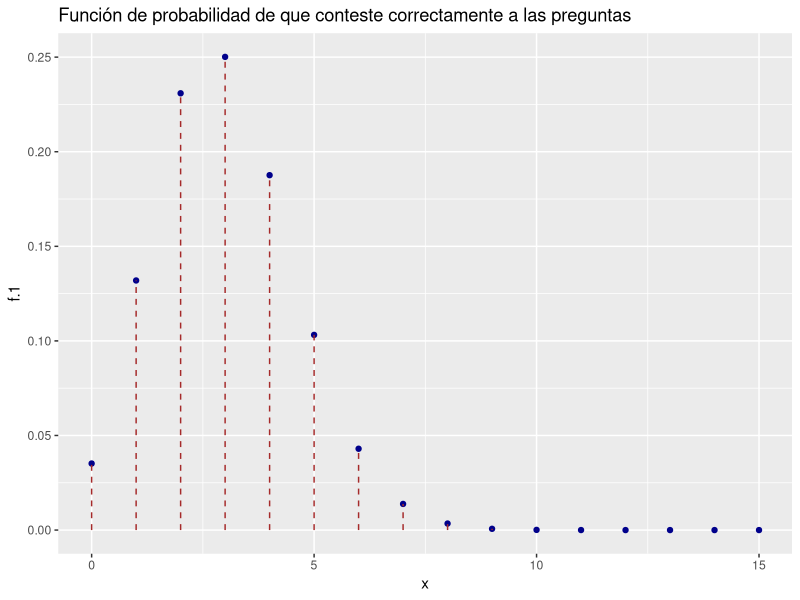
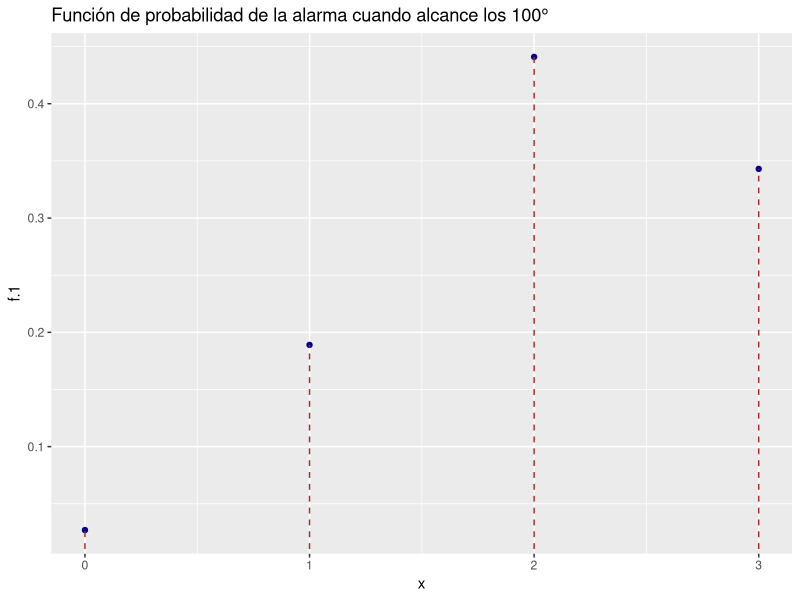
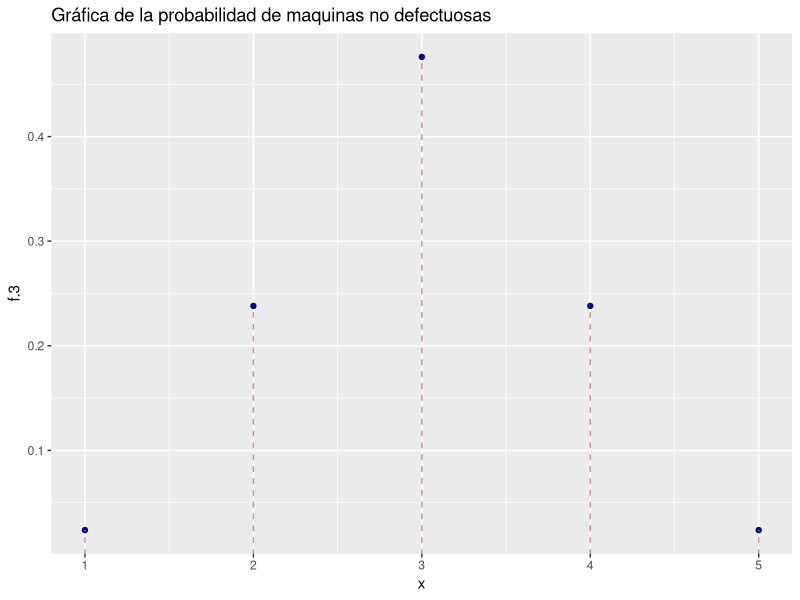
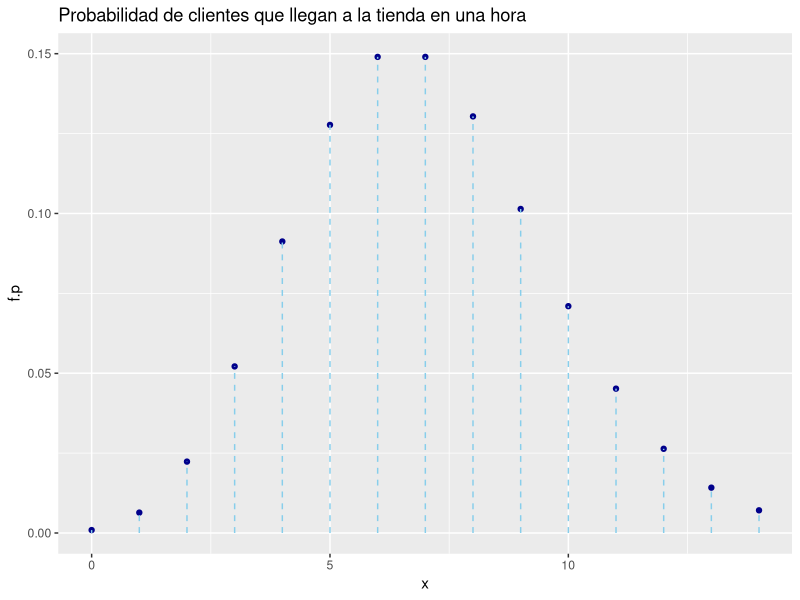
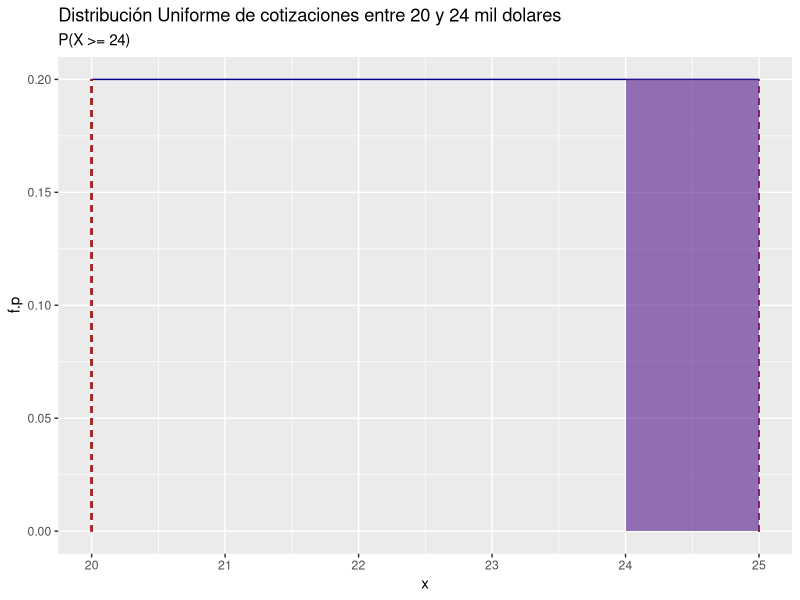
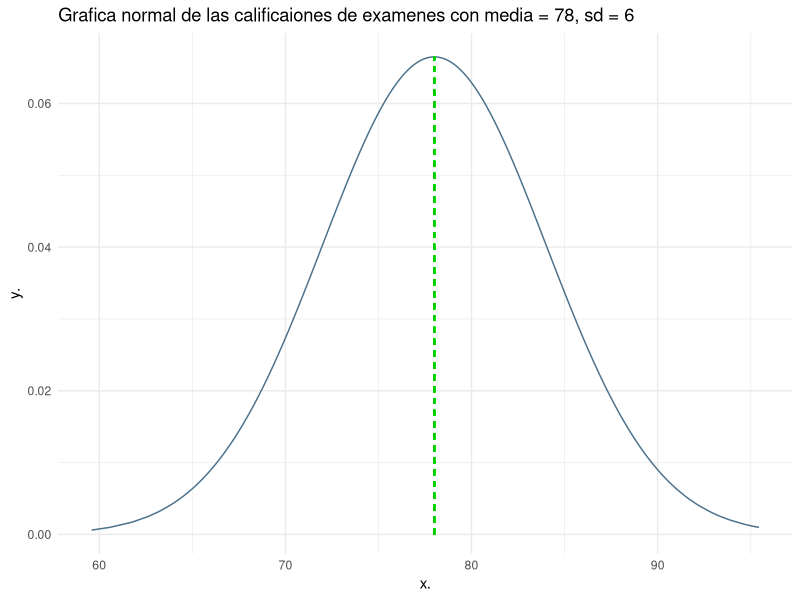
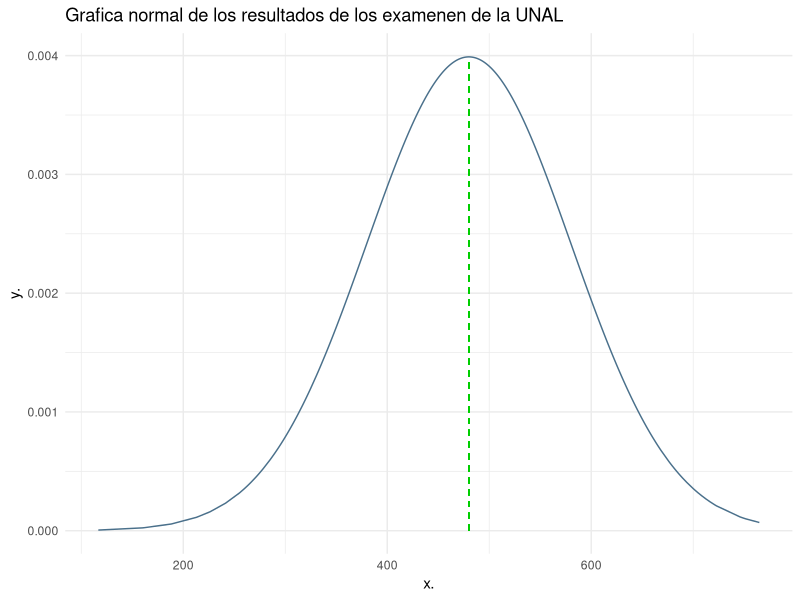

These charts were generated, in order, by the following R code:
## ---- chunk 1
library(ggplot2)
n <- 15 # número de fallas

p <- 1/5 # probabilidad de éxito (la falla es ocasionada por el operador)

x <- 0:15 # valores que puede tomar x

# P(X>=6)

sol1 <- pbinom(q = 5,size = n, prob = p,lower.tail = FALSE)
cat("la probabilidad de que conteste correctamente al menos 6 preguntas P(X>=6) = ",sol1)

##grafica
f.1 <- dbinom(x,size = n, prob = p)

df1 <- data.frame(x, f.1)

ggplot(df1, aes(x, f.1))+
  geom_point(col="darkblue")+
  geom_segment(x = x, xend=x, y = 0, yend=f.1,linetype = "dashed", col="brown")+
  labs(title = "Función de probabilidad de que conteste correctamente a las preguntas")
## ---- chunk 2
n <- 3 # número de fallas

p <- 0.7 # probabilidad de éxito (la falla es ocasionada por el operador)

x <- 0:3 # valores que puede tomar x

# P(X>=6)

sol1 <- pbinom(q = 0,size = n, prob = p,lower.tail = FALSE)
cat("la probabilidad de que la alarma funcione cuando la temperatura alcance los 100° P(X > 0) = ",sol1)

##grafica
f.1 <- dbinom(x,size = n, prob = p)

df1 <- data.frame(x, f.1)

ggplot(df1, aes(x, f.1))+
  geom_point(col="darkblue")+
  geom_segment(x = x, xend=x, y = 0, yend=f.1,linetype = "dashed", col="brown")+
  labs(title = "Función de probabilidad de la alarma cuando alcance los 100°")
## ---- chunk 3
m <- 6

n <- 4

k <- 5

## P(X = 0)
sol3 <- dhyper(x = 5, m = 6, n = 4, k = 5)
cat("La probabilidad de que las cinco no sean defectuosas es:", sol3)

#grafica
x <- c(max(0,k-n):min(k,m))

f.3 <- dhyper(x = x, m = m, n = n, k = k)
df3 <- data.frame(x, f.3)

ggplot(df3, aes(x, f.3)) +
  geom_point(col="darkblue") +
  geom_segment(x = x, xend = x, y = 0, yend = f.3, linetype = "dashed", col = "pink3")+
  labs(title = "Gráfica de la probabilidad de maquinas no defectuosas")
## ---- chunk 4
m <- 6

n <- 4

k <- 5

# Costo promedio
media <- k * n / (m + n)
# E[Y]= a * E[X]
costo_medio <- 50 * media
cat("Costo medio de reparación:", costo_medio)

# Varianza
varianza <- k * (n / (m + n)) * (m / (m + n)) * ((m + n - k) / (m + n - 1))
#Var(Y)= (a**2) * Var(X)
costo_varianza <- 50^2 * varianza

cat("Varianza del costo total de reparación:", round(costo_varianza))
## ---- chunk 5
l <- 7

# P(X <= 3)
sol6 <- ppois(3,lambda = l)
cat("La probabilidad de que no lleguen más de tres clientes es:", sol6)

##Grafica
x <- 0:14
f.p <- dpois(x,lambda = l)

df.p <- data.frame(x,f.p)

ggplot(df.p, aes(x, f.p))+
  geom_point(col = "darkblue")+
  geom_segment(x = x, xend = x, y = 0, yend = f.p, linetype = "dashed", col="skyblue")+
  labs(title = "Probabilidad de clientes que llegan a la tienda en una hora")
## ---- chunk 6
min <- 20
max <- 25

## P(X >= 24)
sol7 <- punif(q = 24,min = min,max = max,lower.tail = FALSE)
cat("La probabilidad de que la baja cotización en el siguiente contrato interestatal sea de más de $24,000 es:", sol7)

##Grafica
x <- seq(20, 25, by = 0.01)
f.p <- dunif(x, min = min, max = max)

df.u <- data.frame(x,f.p)

ggplot(df.u,aes(x,f.p)) +
  geom_line(col='darkblue') +
  geom_segment(x = 20,y = 0,xend = 20,yend = dunif(24, min = 20, max = 25), linetype='dashed', col="brown") +
  geom_segment(x = 25,y = 0,xend = 25,yend = dunif(25, min = 20, max = 25), linetype='dashed', col = "brown") +
  geom_ribbon(data = subset(df.u, x >= 24),
                         aes(x = x, ymin = 0, ymax = f.p),
                         inherit.aes = FALSE,
                         fill = "purple4", alpha = 0.6) +
  labs(title = "Distribución Uniforme de cotizaciones entre 20 y 24 mil dolares",subtitle =  "P(X >= 24)")
## ---- chunk 7
mean7 <- 78
varianza7 <- 36; varianza7

## P(X >= 90%)
sol8 <- qnorm(0.90, mean = mean7, sd = sqrt(varianza7))
cat("La nota mínima para una A es:", sol8)

##Grafica
x. <- rnorm(n = 1000,mean = mean7,sd = sqrt(varianza7))   ## Genero 1000 datos aleatorios
y. <- dnorm(x = x., mean = mean7, sd = sqrt(varianza7))   ## Aplico la función normal
df1 <- data.frame(x.,y.)

ggplot(df1, aes(x=x., y=y.))+
  geom_line(col = "skyblue4") +
  geom_segment(x = mean7, xend= mean7, y = 0, yend = dnorm(78, mean = mean7, sd = sqrt(varianza7)), linetype = "dashed", col = "green3")+
  labs(title = "Grafica normal de las calificaiones de examenes con media = 78, sd = 6") +
  theme_minimal()
## ---- chunk 8
media <- 480
desviacion <- 100

## P(X <= 550)
sol9 <- pnorm(550, mean = media, sd = desviacion)
cat("La probabilidad ", sol9)

##Grafica
x. <- rnorm(n = 1000,mean = media,sd = desviacion)   ## Genero 1000 datos aleatorios
y. <- dnorm(x = x., mean = media, sd = desviacion)   ## Aplico la función normal
df1 <- data.frame(x.,y.)

ggplot(df1, aes(x=x., y=y.))+
  geom_line(col = "skyblue4") +
  geom_segment(x = media, xend= media, y = 0, yend = dnorm(media, mean = media, sd = desviacion), linetype = "dashed", col = "green3")+
  labs(title = "Grafica normal de los resultados de los examenen de la UNAL") +
  theme_minimal()
## ---- chunk 9
lambda <- 0.2

# P(X ≥ 10)
sol10 <- 1 - pexp(10, rate = lambda)
cat("La probabilidad de que funcione al menos 10 días sin fallar es:", sol10)
